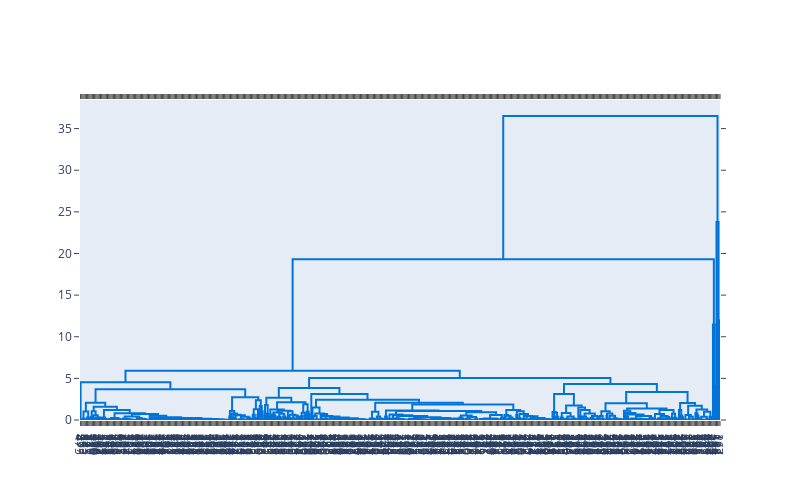

Source (notebook cell):
### Code cell
# Create the dendrogram
fig = ff.create_dendrogram(df_df1_pca, color_threshold=0)
fig.update_layout(width=800, height=500)
fig.show()
